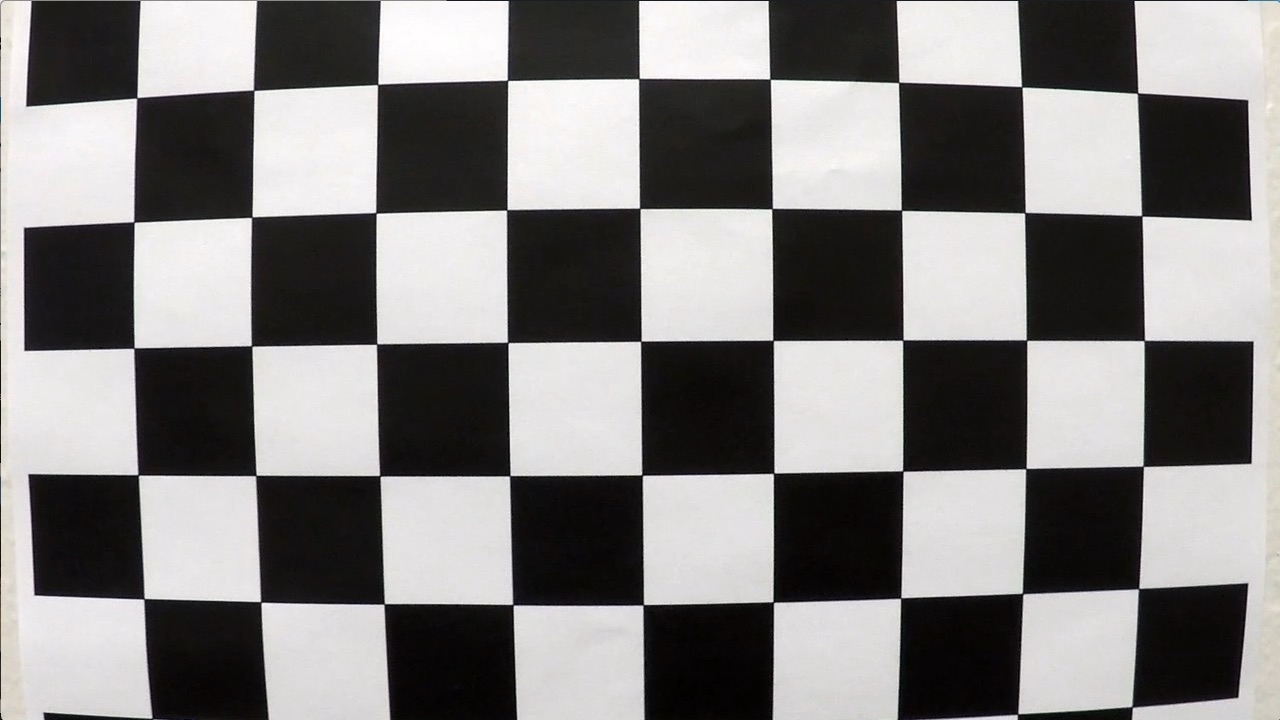
#> input picture camera_cal/calibration1.jpg, 1280 x 720 px; its folder holds 4 pictures in this run
$ jupyter execute --allow-errors n2-P2-Advance-Lane-Lines.ipynb   (shell and % lines are left out)   (older library calls are emulated)
#> lines starting #> are read from the running program, lines starting #| are printed output that depends on the picture; long printed decimals are rounded
[cell 1]

import numpy as np
import cv2
import matplotlib.pyplot as plt
import matplotlib.image as mpimage
import glob
import pickle
import math

from moviepy.editor import VideoFileClip

from IPython.display import display, Markdown

import warnings
warnings.filterwarnings('ignore')

# Compute the camera calibration matrix and distortion coefficients given a set of chessboard images.

[cell 2]
calibration_images = glob.glob('./camera_cal/calibration*.jpg')

image = calibration_images[0]
image = mpimage.imread(image)
#> image is the input picture: shape (720, 1280, 3); mean R, G, B 130.1, 128.4, 127.8

image_size = image.shape[1], image.shape[0]
#> image_size = (1280, 720)

print(len(calibration_images), image_size)
#| 4 (1280, 720)
#> `ret, corners = cv2.findChessboardCorners(gray, (nx, ny), None)`: ret = False; corners = None

#> (a cell that did not finish here is left out)

## Object Points and Image Points

[cell 4]
# prepare object points, like (0,0,0), (1,0,0), (2,0,0) ....,(6,5,0)

nx = 9 # Inside corners in x
ny = 6 # Inside corners in y

objp = np.zeros((nx*ny, 3), np.float32)
objp[:,:2] = np.mgrid[0:nx, 0:ny].T.reshape(-1,2)

# Arrays to store object points and image points from all the images.
objpoints = [] # 3D Real World
imgpoints = [] # 2D Image Plane

display(Markdown(f'**We will find {nx} object points on x-axis and {ny} object points on y-axis**'))

[cell 5]
results = []
#> (the rest of this cell did not finish here and is left out)

[cell 6]
n = len(results)
rows = math.ceil(n/2)

#> (the rest of this cell did not finish here and is left out)

[cell 7]
print(np.array(imgpoints).shape)
#| (1, 54, 1, 2)
print(np.array(objpoints).shape)

print(objpoints[0][0])
print(imgpoints[0][0])
#| [[544.673 343.6274 ]]

## Calibrate to calculate distortion coefficients, and test undistortion on an image!

[cell 8]
ret, mtx, dist, rvecs, tvecs = cv2.calibrateCamera(objpoints, imgpoints, image_size, None, None)
#> ret = 0.402; mtx = [[1215.1, 0, 674.3], [0, 1227, 357.1], [0, 0, 1]]; dist = [[-0.887, 13.5, -0.00382, -0.00756, -85.37]]; rvecs = ([0.506, -0.211, 0.0337],); tvecs = ([-2.2, -0.223, 20.53],)

dist_pickle = {}
dist_pickle['mtx'] = mtx
dist_pickle['dist'] = dist

dist_fname = './data/wide_dist_pickle.p'
pickle.dump(dist_pickle, open(dist_fname, 'wb'))

[cell 9]
dist_pickle = pickle.load(open(dist_fname, 'rb'))

mtx = dist_pickle['mtx']
dist = dist_pickle['dist']

## Undistort

[cell 10]
def undistort(image):
    image = cv2.undistort(image, mtx, dist, None, mtx)
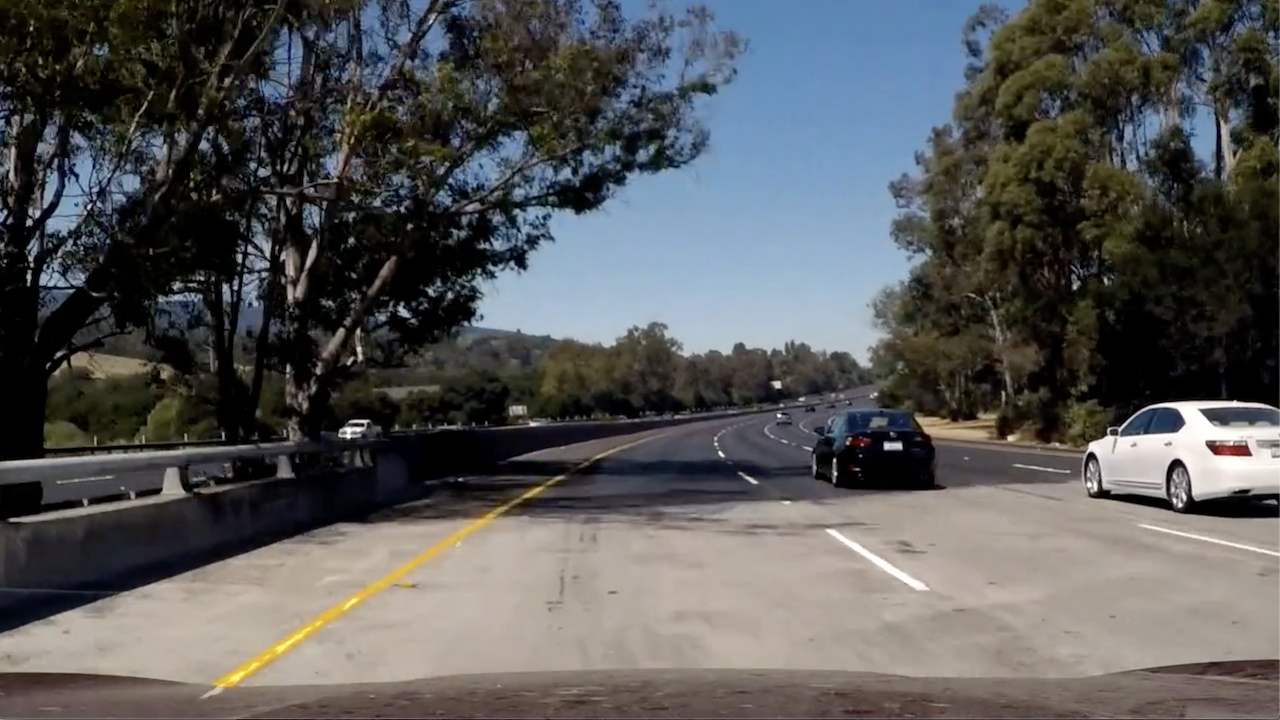
#> input picture data/extra_images/extra.png, 1280 x 720 px, found by its file name
#> further down, image is the input picture: shape (720, 1280, 4) float32; mean R, G, B, A 0.345, 0.346, 0.347, 1
    return image

[cell 11]
test_image = calibration_images[0]

image = mpimage.imread(test_image)
image_undist = undistort(image)

#> (the rest of this cell did not finish here and is left out)

#> (a cell that did not finish here is left out)

# Test Images

[cell 13]
test_images = glob.glob('./test_images/*.jpg')
#> (the rest of this cell did not finish here and is left out)

#> (a cell that did not finish here is left out)

## Undistort and Transform Perspective

[cell 15]
nx = 9 # the number of inside corners in x
ny = 6 # the number of inside corners in y

# [36 lines left out: function corners_unwarp, not called in this run]

#> (a cell that did not finish here is left out)

# Apply a distortion correction to raw images.

#> (a cell that did not finish here is left out)

# Use color transforms, gradients, etc., to create a thresholded binary image.

## Finding Threshold

[cell 18]
def from_R(image, R_thresh):
#> called with R_thresh = (230, 255)
    image = undistort(image)
    R = image[:,:,0]
#> `R_binary = from_R(image, R_thresh)`: R_binary: shape (720, 1280) float32; every value is 0
    R_binary = np.zeros_like(R)
    R_binary[(R >= R_thresh[0]) & (R <= R_thresh[1])] = 1
    return R_binary

def from_saturation(image, s_thresh):
#> called with s_thresh = (150, 255)
    image = undistort(image)
    hls = cv2.cvtColor(image, cv2.COLOR_RGB2HLS)
#> hls: shape (720, 1280, 3) float32; mean of channels 0, 1, 2 115.6, 0.4, 0.2
    s_channel = hls[:, :, 2]
    s_binary = np.zeros_like(s_channel)
    s_binary[(s_channel >= s_thresh[0]) & (s_channel <= s_thresh[1])] = 1
    return s_binary

def from_sobelx(image, sx_thresh):
#> called with sx_thresh = (20, 80)
    image = undistort(image)
    hls = cv2.cvtColor(image, cv2.COLOR_RGB2HLS)
    l_channel = hls[:, :, 1]

    # Sobel x
    sobelx = cv2.Sobel(l_channel, cv2.CV_64F, 1, 0)
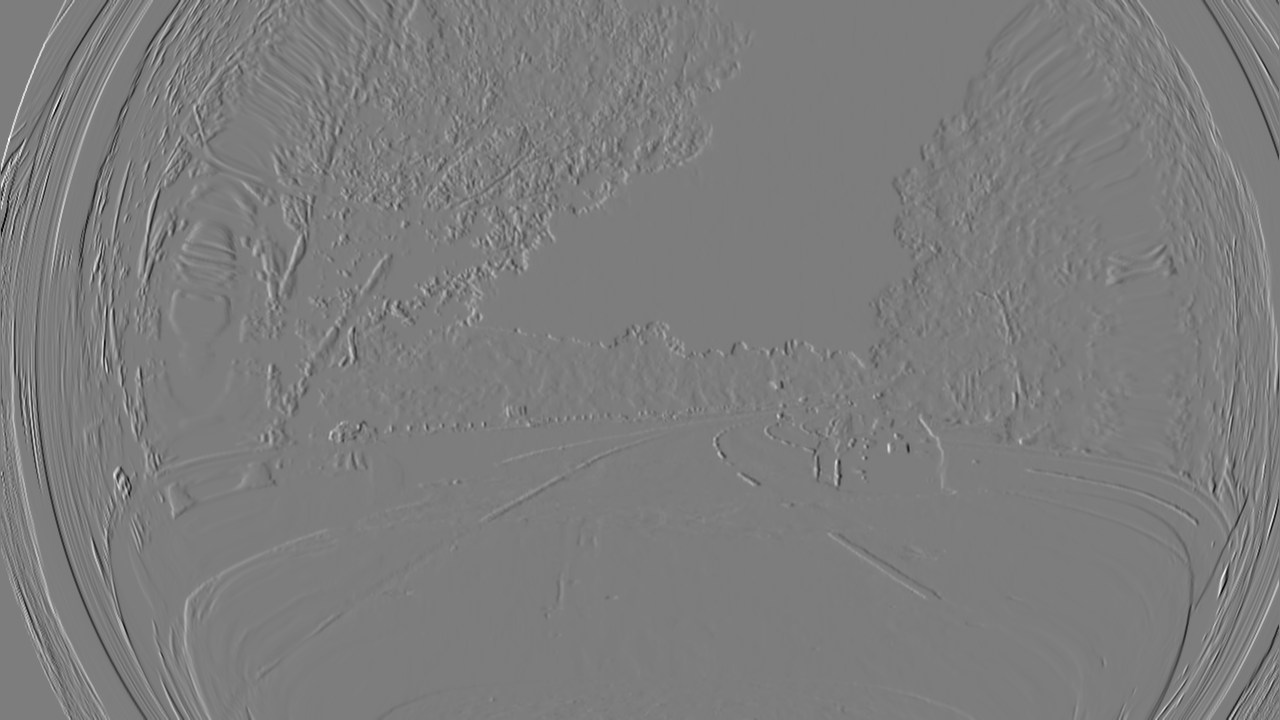
#> sobelx: shape (720, 1280) float64; min -3.36, max 3.48, mean 0.00188; drawn with min black and max white
    sobelx_abs = np.absolute(sobelx)
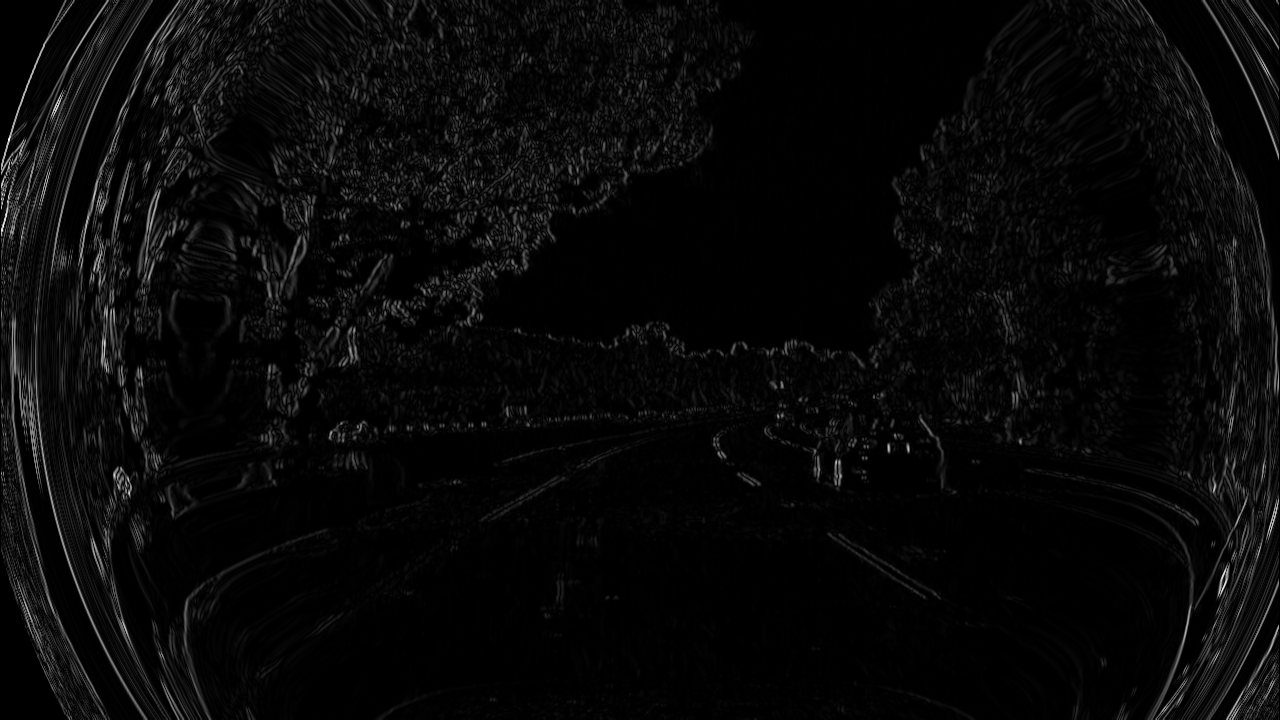
#> sobelx_abs: shape (720, 1280) float64; min 0, max 3.48, mean 0.12; drawn with min black and max white

    scale_factor = np.max(sobelx_abs) / 255
#> scale_factor = 0.0136
    scaled_sobel = np.uint8(sobelx_abs/scale_factor)

    # Threshold x gradient
    sx_binary = np.zeros_like(scaled_sobel)

    sx_binary[(scaled_sobel >= sx_thresh[0]) & (scaled_sobel <= sx_thresh[1])] = 1

    return sx_binary

[cell 19]
# Special Image screenshot from video

image = './data/extra.png'

image = mpimage.imread(image)

R_thresh = (230, 255)
s_thresh=(150, 255)
sx_thresh=(20, 80)

R_binary = from_R(image, R_thresh)
s_binary = from_saturation(image, s_thresh)
sx_binary = from_sobelx(image, sx_thresh)
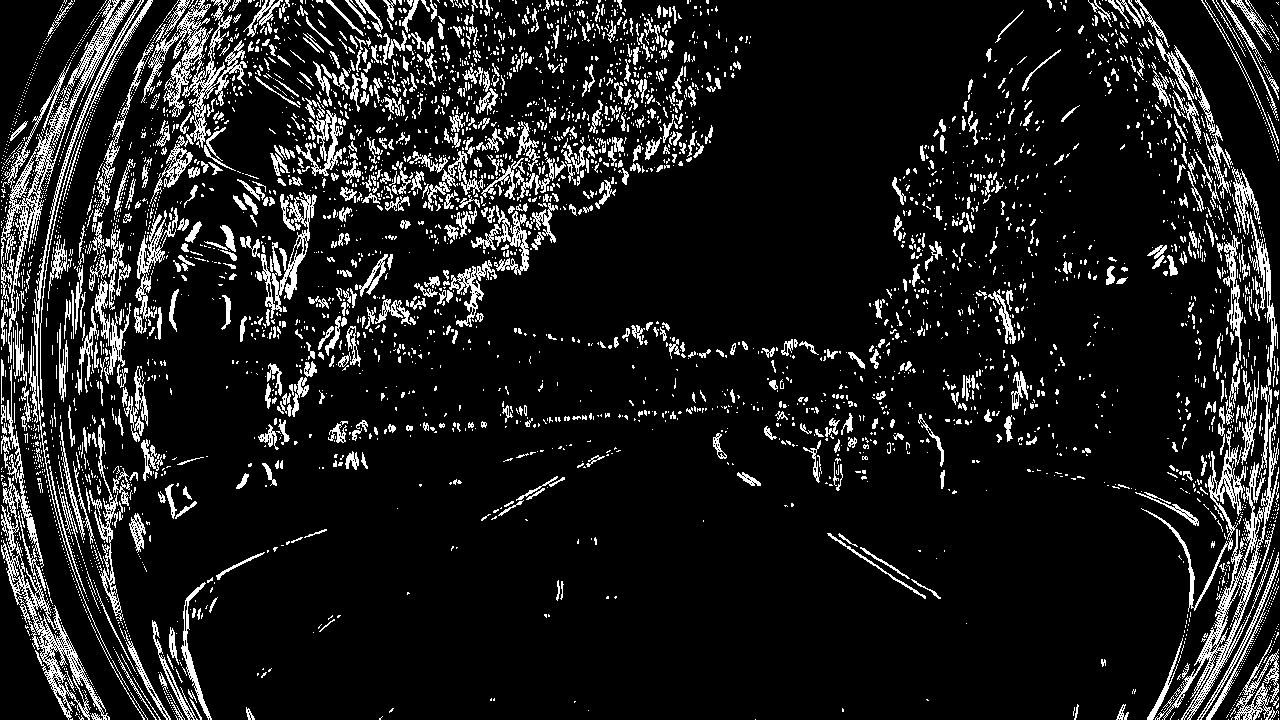
#> sx_binary: shape (720, 1280); values 0 (black) and 1 (white), 11.5% white in thin lines or dots

#> (the rest of this cell did not finish here and is left out)

[cell 20]
images = glob.glob('./test_images/*.jpg')
#> (the rest of this cell did not finish here and is left out)

## Pipeline

[cell 21]
# [16 lines left out: function pipeline, not called in this run]
    #return R_binary

[cell 22]
images = glob.glob('./test_images/*.jpg')
print(len(images))

#> (the rest of this cell did not finish here and is left out)

# Apply a perspective transform to rectify binary image ("birds-eye view").

[cell 23]
#%matplotlib qt
plt.figure(figsize=(15, 15));
#> (this line was passed over: IPython is not available in this run)
